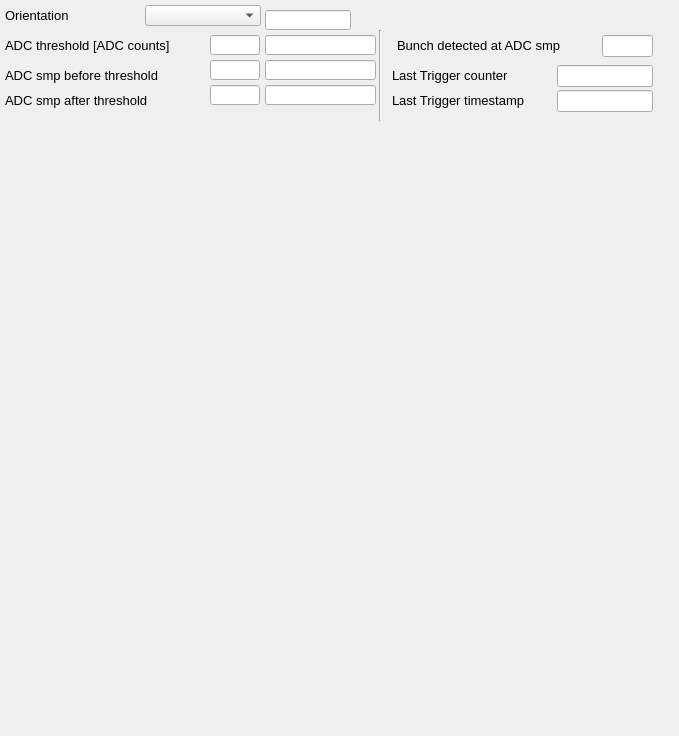
<?xml version="1.0" encoding="UTF-8"?>
<ui version="4.0">
 <class>MainWindow</class>
 <widget class="QMainWindow" name="MainWindow">
  <property name="geometry">
   <rect>
    <x>0</x>
    <y>0</y>
    <width>679</width>
    <height>736</height>
   </rect>
  </property>
  <property name="font">
   <font>
    <pointsize>10</pointsize>
   </font>
  </property>
  <property name="windowTitle">
   <string>Single pass</string>
  </property>
  <property name="Title" stdset="0">
   <string>Single Pass &gt;&gt; $(BPM)</string>
  </property>
  <widget class="QWidget" name="centralwidget">
   <widget class="caMenu" name="sp_orientation">
    <property name="geometry">
     <rect>
      <x>145</x>
      <y>5</y>
      <width>116</width>
      <height>21</height>
     </rect>
    </property>
    <property name="channel" stdset="0">
     <string notr="true">$(BPM):sp:orientation_sp</string>
    </property>
   </widget>
   <widget class="QLabel" name="label_8">
    <property name="geometry">
     <rect>
      <x>5</x>
      <y>5</y>
      <width>106</width>
      <height>20</height>
     </rect>
    </property>
    <property name="font">
     <font>
      <pointsize>10</pointsize>
     </font>
    </property>
    <property name="text">
     <string>Orientation</string>
    </property>
   </widget>
   <widget class="QLabel" name="label_9">
    <property name="geometry">
     <rect>
      <x>5</x>
      <y>35</y>
      <width>196</width>
      <height>20</height>
     </rect>
    </property>
    <property name="font">
     <font>
      <pointsize>10</pointsize>
     </font>
    </property>
    <property name="text">
     <string>ADC threshold [ADC counts]</string>
    </property>
   </widget>
   <widget class="QLabel" name="label_10">
    <property name="geometry">
     <rect>
      <x>5</x>
      <y>65</y>
      <width>196</width>
      <height>20</height>
     </rect>
    </property>
    <property name="font">
     <font>
      <pointsize>10</pointsize>
     </font>
    </property>
    <property name="text">
     <string>ADC smp before threshold</string>
    </property>
   </widget>
   <widget class="QLabel" name="label_11">
    <property name="geometry">
     <rect>
      <x>5</x>
      <y>90</y>
      <width>196</width>
      <height>20</height>
     </rect>
    </property>
    <property name="font">
     <font>
      <pointsize>10</pointsize>
     </font>
    </property>
    <property name="text">
     <string>ADC smp after threshold</string>
    </property>
   </widget>
   <widget class="Line" name="line">
    <property name="geometry">
     <rect>
      <x>375</x>
      <y>30</y>
      <width>10</width>
      <height>91</height>
     </rect>
    </property>
    <property name="orientation">
     <enum>Qt::Vertical</enum>
    </property>
   </widget>
   <widget class="QLabel" name="label_12">
    <property name="geometry">
     <rect>
      <x>397</x>
      <y>35</y>
      <width>206</width>
      <height>20</height>
     </rect>
    </property>
    <property name="font">
     <font>
      <pointsize>10</pointsize>
     </font>
    </property>
    <property name="text">
     <string>Bunch detected at ADC smp</string>
    </property>
   </widget>
   <widget class="caTextEntry" name="adc_threshold_2">
    <property name="geometry">
     <rect>
      <x>602</x>
      <y>35</y>
      <width>51</width>
      <height>22</height>
     </rect>
    </property>
    <property name="alignment">
     <set>Qt::AlignRight|Qt::AlignTrailing|Qt::AlignVCenter</set>
    </property>
    <property name="channel" stdset="0">
     <string notr="true">$(BPM):sp.Thr_Idx</string>
    </property>
    <property name="foreground">
     <color>
      <red>170</red>
      <green>0</green>
      <blue>0</blue>
     </color>
    </property>
    <property name="background">
     <color>
      <red>255</red>
      <green>255</green>
      <blue>127</blue>
     </color>
    </property>
    <property name="colorMode">
     <enum>caLineEdit::Static</enum>
    </property>
   </widget>
   <widget class="QLabel" name="label_13">
    <property name="geometry">
     <rect>
      <x>392</x>
      <y>65</y>
      <width>166</width>
      <height>20</height>
     </rect>
    </property>
    <property name="font">
     <font>
      <pointsize>10</pointsize>
     </font>
    </property>
    <property name="text">
     <string>Last Trigger counter</string>
    </property>
   </widget>
   <widget class="caTextEntry" name="adc_threshold_3">
    <property name="geometry">
     <rect>
      <x>557</x>
      <y>65</y>
      <width>96</width>
      <height>22</height>
     </rect>
    </property>
    <property name="alignment">
     <set>Qt::AlignRight|Qt::AlignTrailing|Qt::AlignVCenter</set>
    </property>
    <property name="channel" stdset="0">
     <string notr="true">$(BPM):events:trigger:count</string>
    </property>
    <property name="foreground">
     <color>
      <red>170</red>
      <green>0</green>
      <blue>0</blue>
     </color>
    </property>
    <property name="background">
     <color>
      <red>255</red>
      <green>255</green>
      <blue>127</blue>
     </color>
    </property>
    <property name="colorMode">
     <enum>caLineEdit::Static</enum>
    </property>
   </widget>
   <widget class="caTextEntry" name="adc_threshold_4">
    <property name="geometry">
     <rect>
      <x>557</x>
      <y>90</y>
      <width>96</width>
      <height>22</height>
     </rect>
    </property>
    <property name="alignment">
     <set>Qt::AlignRight|Qt::AlignTrailing|Qt::AlignVCenter</set>
    </property>
    <property name="channel" stdset="0">
     <string notr="true">$(BPM):events:trigger:timestamp</string>
    </property>
    <property name="foreground">
     <color>
      <red>170</red>
      <green>0</green>
      <blue>0</blue>
     </color>
    </property>
    <property name="background">
     <color>
      <red>255</red>
      <green>255</green>
      <blue>127</blue>
     </color>
    </property>
    <property name="colorMode">
     <enum>caLineEdit::Static</enum>
    </property>
   </widget>
   <widget class="QLabel" name="label_14">
    <property name="geometry">
     <rect>
      <x>392</x>
      <y>90</y>
      <width>166</width>
      <height>20</height>
     </rect>
    </property>
    <property name="font">
     <font>
      <pointsize>10</pointsize>
     </font>
    </property>
    <property name="text">
     <string>Last Trigger timestamp</string>
    </property>
   </widget>
   <widget class="caCartesianPlot" name="cacartesianplot">
    <property name="geometry">
     <rect>
      <x>5</x>
      <y>130</y>
      <width>661</width>
      <height>200</height>
     </rect>
    </property>
    <property name="Title" stdset="0">
     <string notr="true">Horizontal position</string>
    </property>
    <property name="TitleX">
     <string notr="true">shots</string>
    </property>
    <property name="TitleY">
     <string notr="true">position [nm]</string>
    </property>
    <property name="channels_1" stdset="0">
     <string notr="true">;$(BPM):sp.X</string>
    </property>
    <property name="symbol_1">
     <enum>caCartesianPlot::Diamond</enum>
    </property>
    <property name="color_1">
     <color>
      <red>0</red>
      <green>0</green>
      <blue>255</blue>
     </color>
    </property>
    <property name="plotMode">
     <enum>caCartesianPlot::PlotLastNPoints</enum>
    </property>
    <property name="countNumOrChannel" stdset="0">
     <string notr="true">60</string>
    </property>
    <property name="eraseMode">
     <enum>caCartesianPlot::ifnotzero</enum>
    </property>
   </widget>
   <widget class="caCartesianPlot" name="cacartesianplot_2">
    <property name="geometry">
     <rect>
      <x>5</x>
      <y>330</y>
      <width>661</width>
      <height>200</height>
     </rect>
    </property>
    <property name="Title" stdset="0">
     <string notr="true">Vertical position</string>
    </property>
    <property name="TitleX">
     <string notr="true">shots</string>
    </property>
    <property name="TitleY">
     <string notr="true">position [nm]</string>
    </property>
    <property name="channels_1" stdset="0">
     <string notr="true">;$(BPM):sp.Y</string>
    </property>
    <property name="symbol_1">
     <enum>caCartesianPlot::Diamond</enum>
    </property>
    <property name="color_1">
     <color>
      <red>255</red>
      <green>0</green>
      <blue>0</blue>
     </color>
    </property>
    <property name="plotMode">
     <enum>caCartesianPlot::PlotLastNPoints</enum>
    </property>
    <property name="countNumOrChannel" stdset="0">
     <string notr="true">60</string>
    </property>
    <property name="eraseMode">
     <enum>caCartesianPlot::ifnotzero</enum>
    </property>
   </widget>
   <widget class="caCartesianPlot" name="cacartesianplot_3">
    <property name="geometry">
     <rect>
      <x>5</x>
      <y>530</y>
      <width>661</width>
      <height>200</height>
     </rect>
    </property>
    <property name="Title" stdset="0">
     <string notr="true">SUM</string>
    </property>
    <property name="TitleX">
     <string notr="true">shots</string>
    </property>
    <property name="TitleY">
     <string notr="true">amplitude [a.u.]</string>
    </property>
    <property name="channels_1" stdset="0">
     <string notr="true">;$(BPM):sp.Sum</string>
    </property>
    <property name="symbol_1">
     <enum>caCartesianPlot::Diamond</enum>
    </property>
    <property name="color_1">
     <color>
      <red>0</red>
      <green>0</green>
      <blue>0</blue>
     </color>
    </property>
    <property name="plotMode">
     <enum>caCartesianPlot::PlotLastNPoints</enum>
    </property>
    <property name="countNumOrChannel" stdset="0">
     <string notr="true">60</string>
    </property>
    <property name="eraseMode">
     <enum>caCartesianPlot::ifnotzero</enum>
    </property>
   </widget>
   <widget class="caLineEdit" name="calineedit_15">
    <property name="geometry">
     <rect>
      <x>265</x>
      <y>35</y>
      <width>111</width>
      <height>20</height>
     </rect>
    </property>
    <property name="font">
     <font>
      <family>Sans Serif</family>
      <pointsize>10</pointsize>
     </font>
    </property>
    <property name="alignment">
     <set>Qt::AlignCenter</set>
    </property>
    <property name="readOnly">
     <bool>true</bool>
    </property>
    <property name="channel" stdset="0">
     <string notr="true">$(BPM):sp:adc_thr_mon</string>
    </property>
    <property name="foreground">
     <color>
      <red>0</red>
      <green>0</green>
      <blue>0</blue>
     </color>
    </property>
    <property name="background">
     <color>
      <red>255</red>
      <green>255</green>
      <blue>255</blue>
     </color>
    </property>
    <property name="colorMode">
     <enum>caLineEdit::Static</enum>
    </property>
    <property name="frameLineWidth" stdset="0">
     <number>1</number>
    </property>
    <property name="fontScaleMode">
     <enum>caLineEdit::WidthAndHeight</enum>
    </property>
    <property name="unitsEnabled">
     <bool>true</bool>
    </property>
   </widget>
   <widget class="caTextEntry" name="bpmid">
    <property name="geometry">
     <rect>
      <x>210</x>
      <y>35</y>
      <width>50</width>
      <height>20</height>
     </rect>
    </property>
    <property name="font">
     <font>
      <family>FreeSans</family>
      <pointsize>8</pointsize>
     </font>
    </property>
    <property name="styleSheet">
     <string notr="true">caTextEntry,caLineEdit {background-color: rgba(255, 255, 127, 255); color: rgba(170, 0, 0, 255); border-radius: 1px;} caLineEdit {border: 0px; border-style:outset; padding: 0px 0px 0px 2px; border-color: rgba(0, 0, 0, 255) rgba(0, 0, 0, 255)  rgba(0, 0, 0, 255) rgba(0, 0, 0, 255);} caTextEntry { border: 2px; padding: 0px;} caTextEntry {border-style:inset; border-color: rgba(127, 127, 63, 255) rgba(255, 255, 255, 255)  rgba(255, 255, 255, 255) rgba(127, 127, 63, 255);} caTextEntry:focus {padding: 0px; border: 2px groove rgba(255, 0, 0, 255); border-radius: 1px;} </string>
    </property>
    <property name="cursorPosition">
     <number>0</number>
    </property>
    <property name="alignment">
     <set>Qt::AlignRight|Qt::AlignTrailing|Qt::AlignVCenter</set>
    </property>
    <property name="channel" stdset="0">
     <string notr="true">$(BPM):sp:adc_thr_sp</string>
    </property>
    <property name="foreground">
     <color>
      <red>170</red>
      <green>0</green>
      <blue>0</blue>
     </color>
    </property>
    <property name="background">
     <color>
      <red>255</red>
      <green>255</green>
      <blue>127</blue>
     </color>
    </property>
    <property name="colorMode">
     <enum>caLineEdit::Static</enum>
    </property>
    <property name="fontScaleMode">
     <enum>caLineEdit::WidthAndHeight</enum>
    </property>
   </widget>
   <widget class="caTextEntry" name="bpmid_2">
    <property name="geometry">
     <rect>
      <x>210</x>
      <y>60</y>
      <width>50</width>
      <height>20</height>
     </rect>
    </property>
    <property name="font">
     <font>
      <family>FreeSans</family>
      <pointsize>8</pointsize>
     </font>
    </property>
    <property name="styleSheet">
     <string notr="true">caTextEntry,caLineEdit {background-color: rgba(255, 255, 127, 255); color: rgba(170, 0, 0, 255); border-radius: 1px;} caLineEdit {border: 0px; border-style:outset; padding: 0px 0px 0px 2px; border-color: rgba(0, 0, 0, 255) rgba(0, 0, 0, 255)  rgba(0, 0, 0, 255) rgba(0, 0, 0, 255);} caTextEntry { border: 2px; padding: 0px;} caTextEntry {border-style:inset; border-color: rgba(127, 127, 63, 255) rgba(255, 255, 255, 255)  rgba(255, 255, 255, 255) rgba(127, 127, 63, 255);} caTextEntry:focus {padding: 0px; border: 2px groove rgba(255, 0, 0, 255); border-radius: 1px;} </string>
    </property>
    <property name="cursorPosition">
     <number>0</number>
    </property>
    <property name="alignment">
     <set>Qt::AlignRight|Qt::AlignTrailing|Qt::AlignVCenter</set>
    </property>
    <property name="channel" stdset="0">
     <string notr="true">$(BPM):sp:n_before_sp</string>
    </property>
    <property name="foreground">
     <color>
      <red>170</red>
      <green>0</green>
      <blue>0</blue>
     </color>
    </property>
    <property name="background">
     <color>
      <red>255</red>
      <green>255</green>
      <blue>127</blue>
     </color>
    </property>
    <property name="colorMode">
     <enum>caLineEdit::Static</enum>
    </property>
    <property name="fontScaleMode">
     <enum>caLineEdit::WidthAndHeight</enum>
    </property>
   </widget>
   <widget class="caLineEdit" name="calineedit_16">
    <property name="geometry">
     <rect>
      <x>265</x>
      <y>60</y>
      <width>111</width>
      <height>20</height>
     </rect>
    </property>
    <property name="font">
     <font>
      <family>Sans Serif</family>
      <pointsize>10</pointsize>
     </font>
    </property>
    <property name="alignment">
     <set>Qt::AlignCenter</set>
    </property>
    <property name="readOnly">
     <bool>true</bool>
    </property>
    <property name="channel" stdset="0">
     <string notr="true">$(BPM):sp:n_before_mon</string>
    </property>
    <property name="foreground">
     <color>
      <red>0</red>
      <green>0</green>
      <blue>0</blue>
     </color>
    </property>
    <property name="background">
     <color>
      <red>255</red>
      <green>255</green>
      <blue>255</blue>
     </color>
    </property>
    <property name="colorMode">
     <enum>caLineEdit::Static</enum>
    </property>
    <property name="frameLineWidth" stdset="0">
     <number>1</number>
    </property>
    <property name="fontScaleMode">
     <enum>caLineEdit::WidthAndHeight</enum>
    </property>
    <property name="unitsEnabled">
     <bool>true</bool>
    </property>
   </widget>
   <widget class="caTextEntry" name="bpmid_3">
    <property name="geometry">
     <rect>
      <x>210</x>
      <y>85</y>
      <width>50</width>
      <height>20</height>
     </rect>
    </property>
    <property name="font">
     <font>
      <family>FreeSans</family>
      <pointsize>8</pointsize>
     </font>
    </property>
    <property name="styleSheet">
     <string notr="true">caTextEntry,caLineEdit {background-color: rgba(255, 255, 127, 255); color: rgba(170, 0, 0, 255); border-radius: 1px;} caLineEdit {border: 0px; border-style:outset; padding: 0px 0px 0px 2px; border-color: rgba(0, 0, 0, 255) rgba(0, 0, 0, 255)  rgba(0, 0, 0, 255) rgba(0, 0, 0, 255);} caTextEntry { border: 2px; padding: 0px;} caTextEntry {border-style:inset; border-color: rgba(127, 127, 63, 255) rgba(255, 255, 255, 255)  rgba(255, 255, 255, 255) rgba(127, 127, 63, 255);} caTextEntry:focus {padding: 0px; border: 2px groove rgba(255, 0, 0, 255); border-radius: 1px;} </string>
    </property>
    <property name="cursorPosition">
     <number>0</number>
    </property>
    <property name="alignment">
     <set>Qt::AlignRight|Qt::AlignTrailing|Qt::AlignVCenter</set>
    </property>
    <property name="channel" stdset="0">
     <string notr="true">$(BPM):sp:n_after_sp</string>
    </property>
    <property name="foreground">
     <color>
      <red>170</red>
      <green>0</green>
      <blue>0</blue>
     </color>
    </property>
    <property name="background">
     <color>
      <red>255</red>
      <green>255</green>
      <blue>127</blue>
     </color>
    </property>
    <property name="colorMode">
     <enum>caLineEdit::Static</enum>
    </property>
    <property name="fontScaleMode">
     <enum>caLineEdit::WidthAndHeight</enum>
    </property>
   </widget>
   <widget class="caLineEdit" name="calineedit_17">
    <property name="geometry">
     <rect>
      <x>265</x>
      <y>85</y>
      <width>111</width>
      <height>20</height>
     </rect>
    </property>
    <property name="font">
     <font>
      <family>Sans Serif</family>
      <pointsize>10</pointsize>
     </font>
    </property>
    <property name="alignment">
     <set>Qt::AlignCenter</set>
    </property>
    <property name="readOnly">
     <bool>true</bool>
    </property>
    <property name="channel" stdset="0">
     <string notr="true">$(BPM):sp:n_after_mon</string>
    </property>
    <property name="foreground">
     <color>
      <red>0</red>
      <green>0</green>
      <blue>0</blue>
     </color>
    </property>
    <property name="background">
     <color>
      <red>255</red>
      <green>255</green>
      <blue>255</blue>
     </color>
    </property>
    <property name="colorMode">
     <enum>caLineEdit::Static</enum>
    </property>
    <property name="frameLineWidth" stdset="0">
     <number>1</number>
    </property>
    <property name="fontScaleMode">
     <enum>caLineEdit::WidthAndHeight</enum>
    </property>
    <property name="unitsEnabled">
     <bool>true</bool>
    </property>
   </widget>
   <widget class="caLineEdit" name="calineedit_18">
    <property name="geometry">
     <rect>
      <x>265</x>
      <y>10</y>
      <width>86</width>
      <height>20</height>
     </rect>
    </property>
    <property name="font">
     <font>
      <family>Sans Serif</family>
      <pointsize>10</pointsize>
     </font>
    </property>
    <property name="alignment">
     <set>Qt::AlignCenter</set>
    </property>
    <property name="readOnly">
     <bool>true</bool>
    </property>
    <property name="channel" stdset="0">
     <string notr="true">$(BPM):sp:orientation_mon</string>
    </property>
    <property name="foreground">
     <color>
      <red>0</red>
      <green>0</green>
      <blue>0</blue>
     </color>
    </property>
    <property name="background">
     <color>
      <red>255</red>
      <green>255</green>
      <blue>255</blue>
     </color>
    </property>
    <property name="colorMode">
     <enum>caLineEdit::Static</enum>
    </property>
    <property name="frameLineWidth" stdset="0">
     <number>1</number>
    </property>
    <property name="fontScaleMode">
     <enum>caLineEdit::WidthAndHeight</enum>
    </property>
    <property name="unitsEnabled">
     <bool>true</bool>
    </property>
   </widget>
  </widget>
 </widget>
 <customwidgets>
  <customwidget>
   <class>QwtPlot</class>
   <extends>QFrame</extends>
   <header>qwt_plot.h</header>
  </customwidget>
  <customwidget>
   <class>caMenu</class>
   <extends>QComboBox</extends>
   <header>caMenu</header>
  </customwidget>
  <customwidget>
   <class>caTextEntry</class>
   <extends>caLineEdit</extends>
   <header>caTextEntry</header>
  </customwidget>
  <customwidget>
   <class>caLineEdit</class>
   <extends>QLineEdit</extends>
   <header>caLineEdit</header>
  </customwidget>
  <customwidget>
   <class>caCartesianPlot</class>
   <extends>QwtPlot</extends>
   <header>caCartesianPlot</header>
  </customwidget>
 </customwidgets>
 <resources/>
 <connections/>
 <designerdata>
  <property name="gridDeltaX">
   <number>5</number>
  </property>
  <property name="gridDeltaY">
   <number>5</number>
  </property>
  <property name="gridSnapX">
   <bool>true</bool>
  </property>
  <property name="gridSnapY">
   <bool>true</bool>
  </property>
  <property name="gridVisible">
   <bool>true</bool>
  </property>
 </designerdata>
</ui>
